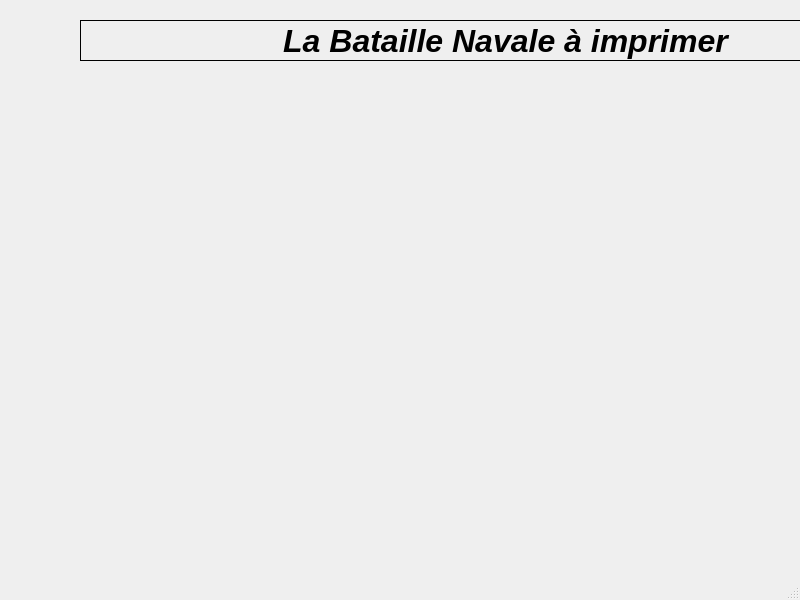
<?xml version="1.0" encoding="UTF-8"?>
<ui version="4.0">
 <class>IHM_Bataille_Navale_2</class>
 <widget class="QMainWindow" name="IHM_Bataille_Navale_2">
  <property name="geometry">
   <rect>
    <x>0</x>
    <y>0</y>
    <width>800</width>
    <height>600</height>
   </rect>
  </property>
  <property name="windowTitle">
   <string>IHM_Bataille_Navale_2</string>
  </property>
  <widget class="QWidget" name="centralwidget">
   <widget class="QLabel" name="TitreBatailleNavale">
    <property name="geometry">
     <rect>
      <x>80</x>
      <y>20</y>
      <width>851</width>
      <height>41</height>
     </rect>
    </property>
    <property name="font">
     <font>
      <pointsize>24</pointsize>
      <weight>75</weight>
      <italic>true</italic>
      <bold>true</bold>
     </font>
    </property>
    <property name="frameShape">
     <enum>QFrame::Box</enum>
    </property>
    <property name="text">
     <string>La Bataille Navale à imprimer</string>
    </property>
    <property name="alignment">
     <set>Qt::AlignCenter</set>
    </property>
   </widget>
  </widget>
  <widget class="QMenuBar" name="menubar">
   <property name="geometry">
    <rect>
     <x>0</x>
     <y>0</y>
     <width>800</width>
     <height>20</height>
    </rect>
   </property>
  </widget>
  <widget class="QStatusBar" name="statusbar"/>
 </widget>
 <resources/>
 <connections/>
</ui>
